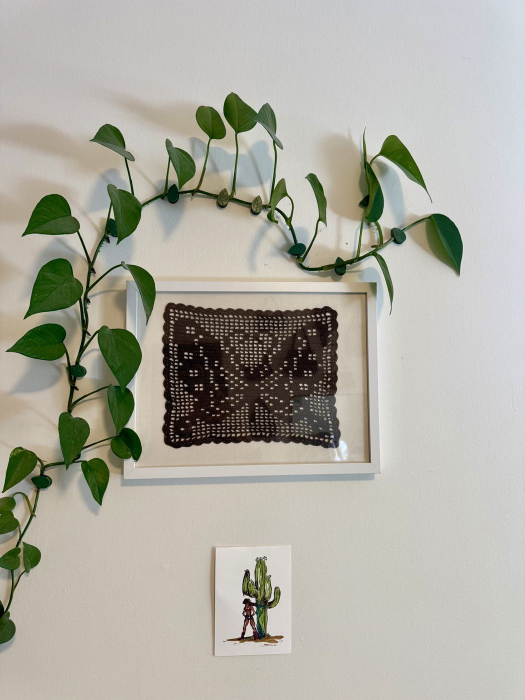
#> input picture assets/piece-1.jpg, 1050 x 1400 px, found by its file name (shown at 1/2 size)
$ python build_assets.py
#> lines starting #> are read from the running program, lines starting #| are printed output that depends on the picture
"""Builds optimized images, blur placeholders and CSS spring easings.
Springs follow Caddis tokens (tools/caddis/src/lib/tokens.ts): visualDuration + bounce.
Run: python3 scripts/build_assets.py   (writes assets/img/*, scripts/generated.json)"""
import json, math, base64, io
from PIL import Image

SRC = 'assets'
SIZES = [480, 800, 1050]

def spring_css(visual, bounce, n=44):
    root = 2 * math.pi / (visual * 1.2)
    k = root * root
    zeta = max(0.05, min(1, 1 - bounce))
    c = 2 * zeta * root
    dt = 1 / 480
    x, v, t = 0.0, 0.0, 0.0
    xs = []
    settled_at = None
    while t < 3:
        a = -k * (x - 1) - c * v
        v += a * dt
        x += v * dt
        t += dt
        xs.append((t, x))
        if abs(x - 1) < 0.0015 and abs(v) < 0.01:
            settled_at = t
            break
    T = settled_at or t
    pts = []
    for i in range(n + 1):
        ti = T * i / n
        j = min(len(xs) - 1, int(ti / dt))
        pts.append(1.0 if i == n else round(xs[j][1] if i else 0.0, 4))
    return round(T, 3), 'linear(' + ', '.join(str(p) for p in pts) + ')'

springs = {}
for name, (vis, b) in {
    'std': (0.35, 0.12),       # spatial("default","standard")
    'serious': (0.35, 0.0),    # spatial("default","serious")
    'fast': (0.2, 0.0),        # spatial("fast","serious")
    'slow': (0.5, 0.0),        # spatial("slow","serious")
    'playful': (0.35, 0.28),   # spatial("default","playful")
}.items():
    T, css = spring_css(vis, b)
    springs[name] = {'duration': T, 'easing': css}

lqip = {}
import glob, os
for f in glob.glob('assets/img/*.webp'):
    os.remove(f)
for i in range(1, 9):
    im = Image.open(f'{SRC}/piece-{i}.jpg').convert('RGB')
#> im is the input picture: PIL image 1050x1400 RGB; mean R, G, B 174.1, 172.5, 162.1
    # every placement on the site is a square crop, so crop once here (centered, same as object-fit: cover)
    side = min(im.size)
#> side = 1050
    left, top = (im.width - side) // 2, (im.height - side) // 2
#> left = 0; top = 175
    sq = im.crop((left, top, left + side, top + side))
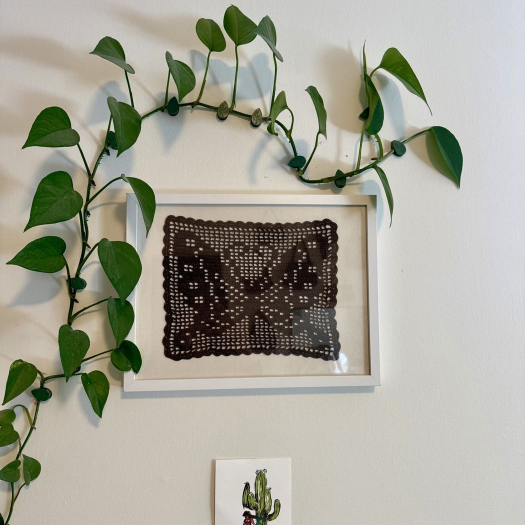
#> sq: PIL image 1050x1050 RGB (shown at 1/2 size); mean R, G, B 166.6, 165.4, 152.9
    widths = [w for w in SIZES if w < side] + [min(side, 1050)]
#> widths = [480, 800, 1050]
    for w in widths:
        sq.resize((w, w), Image.LANCZOS).save(f'assets/img/piece-{i}-{w}.webp', 'WEBP', quality=74, method=6)
#> this loop made 3 passes
#> pass 1, `sq.resize((w, w), Image.LANCZOS).save(f'assets/img/piece-{i}-{w}.webp'..`:
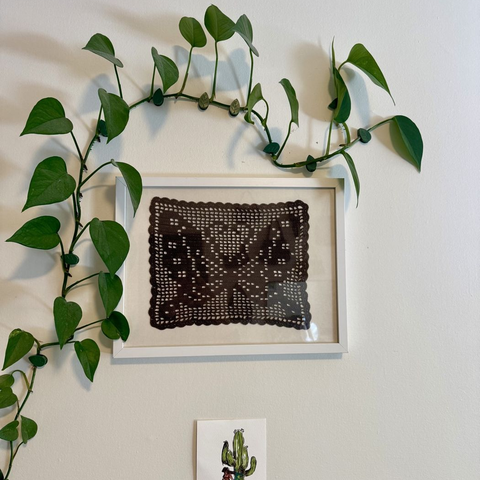
#> saved as piece-1-480.webp: PIL image 480x480 RGB; mean R, G, B 166.6, 165.4, 152.9
#> pass 2, `sq.resize((w, w), Image.LANCZOS).save(f'assets/img/piece-{i}-{w}.webp'..`:
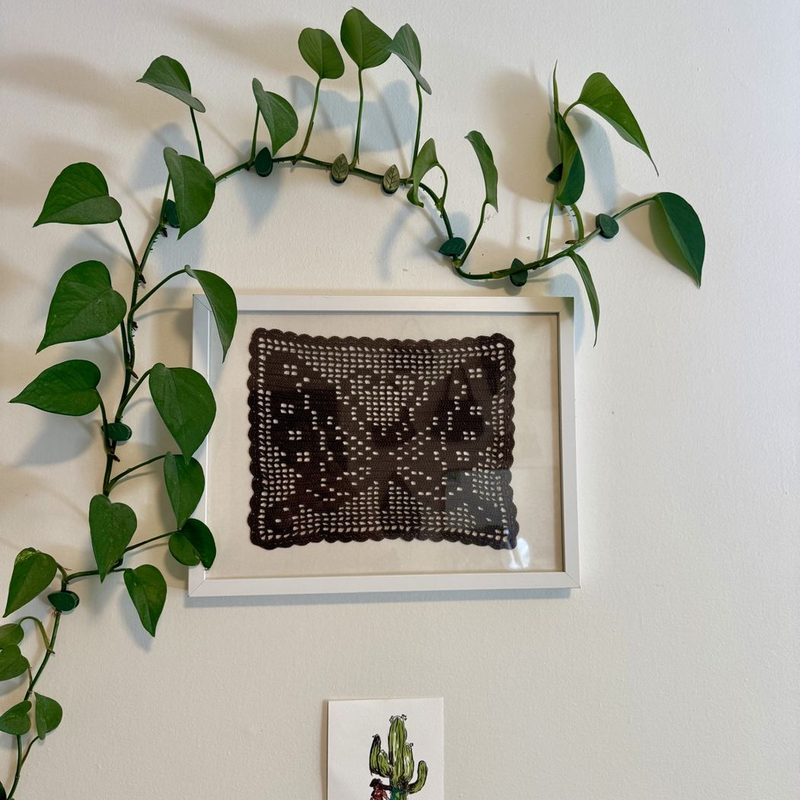
#> saved as piece-1-800.webp: PIL image 800x800 RGB; mean R, G, B 166.6, 165.4, 152.9
#> (the run stopped early here; a loop or call above may not have finished)
